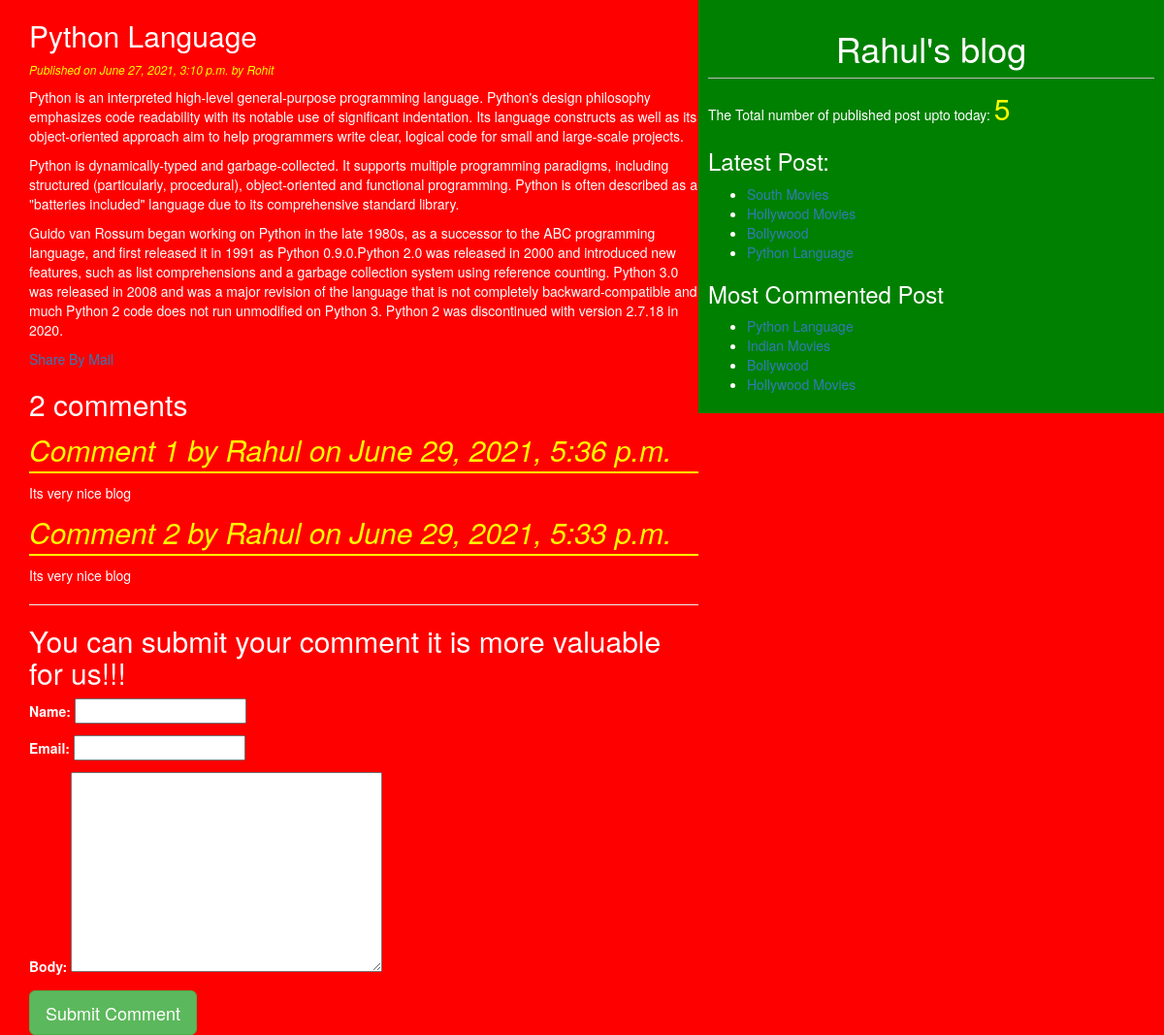
Page /2021/06/27/python-language/ on the committed database.
### blog/models.py (models this page shows, shortened)
class Post(models.Model):
    STATUS_CHOICES=(('draft','Draft'),('published','Published'))
    title=models.CharField(max_length=200)
    slug=models.SlugField(max_length=264,unique_for_date='publish')
    author=models.ForeignKey(User,on_delete=models.CASCADE,related_name='blog_posts')
    body=models.TextField()
    publish=models.DateTimeField(default=timezone.now)
    Created=models.DateTimeField(auto_now_add=True)
    Updated=models.DateTimeField(auto_now=True)
    status=models.CharField(max_length=10,choices=STATUS_CHOICES,default='draft')
    objects=CustomManager()
    tags=TaggableManager()
    class Meta:
        ordering=('-publish',)
    def get_absolute_url(self):
        return reverse('post_detail',args=[self.publish.year,self.publish.strftime('%m'),self.publish.strftime('%d'),self.slug])

class Comment(models.Model):
    post=models.ForeignKey(Post,on_delete=models.CASCADE,related_name='comments')
    name=models.CharField(max_length=32)
    email=models.EmailField()
    body=models.TextField()
    created=models.DateTimeField(auto_now_add=True)
    updated=models.DateTimeField(auto_now=True)
    active=models.BooleanField(default=True)
    class Meta:
        ordering=('-created',)

### blog/views.py (the view)
# urls.py: path('<int:year>/<int:month>/<int:day>/<slug:post>/', views.post_detail_view, name='post_detail'),
def post_detail_view(request,year,month,day,post):
    post=get_object_or_404(Post,slug=post,
                           status='published',
                           publish__year=year,
                           publish__month=month,
                           publish__day=day)
    comments=post.comments.filter(active=True)
    csubmit=False
    if request.method=='POST':
        form=CommentForm(request.POST)
        if form.is_valid():
            print('hello')
            new_comment=form.save(commit=False)
            print('hello')
            new_comment.post=post
            new_comment.save()
            csubmit=True
    else:
        form=CommentForm()
    return render(request,'blog/postdetail.html',{'post':post,'form':form,'comments':comments,'csubmit':csubmit})

### blog/forms.py
class CommentForm(forms.ModelForm):
    class Meta:
        model=Comment
        fields=('name','email','body')

### blog/models.py (called while the page is built)
    def get_queryset(self):
        return super().get_queryset().filter(status='published')

### blog/templatetags/custom_tag.py (called while the page is built)
@register.simple_tag
def total_posts():
    return Post.objects.count()

@register.inclusion_tag('blog/latest_post.html')
def show_latest_post(count=4):
    latest_post= Post.objects.all().order_by('-publish')[:count]
    return {'latest_post':latest_post}

@register.simple_tag
def get_most_commented_post(count=5):
    return Post.objects.annotate(total_comments=Count('comments')).order_by('-total_comments')[:count]

### template/blog/postdetail.html (shortened to what this page needs)
{%extends "blog/base.html"%}
    {%block content%}
          <h2>{{post.title}}</h2>
          <p id="date">Published on {{post.publish}} by {{post.author|title}}</p>
           {{post.body|linebreaks}}
           <a href="../../../../../{{post.id}}/share">Share By Mail</a>
           {%with comments.count as comments_count%}
              <h2>{{comments_count}} comment{{comments_count|pluralize}}</h2>
           {%endwith%}
           {%if comments%}
               {%for comment in comments%}
                 <p id="ch">Comment {{forloop.counter}} by {{comment.name}} on {{comment.created}}</p>
                 <div class="cb">
                   {{comment.body|linebreaks}}
                 </div>
               {%endfor%}
               <hr>
           {%else%}
              <p>There is no comment yet!!!</p>
           {%endif%}
          {%if csubmit%}
               <h2>Your comment added successfully</h2>
          {%else%}
               <h2>You can submit your comment it is more valuable for us!!!</h2>
                     <form  method="post">
                       {{form.as_p}}
                     <input type="submit" class='btn btn-success btn-lg' value="Submit Comment">
                     </form>
          {%endif%}
    {%endblock%}

### template/blog/base.html (shortened to what this page needs)
<!DOCTYPE html>
{%load custom_tag%}
{%load static%}
<html lang="en" dir="ltr">
  <head>
    <link rel="stylesheet" href="https://maxcdn.bootstrapcdn.com/bootstrap/3.3.7/css/bootstrap.min.css">
    <link rel="stylesheet" href="{%static "css/blog.css"%}">
  </head>
  <body>
    <div class="content">
      {%block content%}{%endblock%}
    </div>
    <div class="sidebar">
      <h1>Rahul's blog</h1>
      <p>The Total number of published post upto today: <span id='pcount'>{%total_posts%}</span></p>
      <h3>Latest Post:</h3>{%show_latest_post 4%}
      <h3>Most Commented Post</h3>
      {%get_most_commented_post 4 as most_commented_post%}
      <ul>
        {%for post in most_commented_post%}
          <li><a href="{{post.get_absolute_url}}">{{post.title}}</a></li>
        {%endfor%}
      </ul>
    </div>
  </body>
</html>

### template/blog/latest_post.html
<ul>
  {%for post in latest_post%}
  <li><a href="{{post.get_absolute_url}}">{{post.title}}</a></li>
  {%endfor%}
</ul>

### static/css/blog.css (style rules this page uses)
.content { width:60%; float:left; padding:0 0 0 30px; background:red; height:100%; }
.sidebar { width:40%; float:right; padding:10px; background:green; height:100%; }
h1 { text-align: center; border-bottom: 1px solid #bbb; padding-bottom: 10px; }
body { color: white; background: red; }
#date { color: yellow; font-size: 12px; font-style: italic; }
#ch { color:yellow; font-size: 30px; font-style: italic; border-bottom: 2px solid yellow; }
#pcount { color:yellow; font-size: 30px; }

### rows in the picture
Post: title "Python Language", publish "June 27, 2021, 3:10 p.m.", author "Rohit", body "Python is an interpreted high-level general-purpose programming language. Python's design philosophy emphasizes code readability with its notable use of significant indentation. Its language constructs as well as its object-oriented approach aim to help programmers write clear, logical code for small and large-scale projects. Python is dynamically-typed and garbage-collected. It supports multiple programming paradigms, including structured (particularly, procedural), object-oriented and functional programming. Python is often described as a \"batteries included\" language due to its comprehensive standard library. Guido van Rossum began working on Python in the late 1980s, as a successor to…"
Comment: name "Rahul", created "June 29, 2021, 5:36 p.m.", body "Its very nice blog"
Comment: name "Rahul", created "June 29, 2021, 5:33 p.m.", body "Its very nice blog"
Post: title "South Movies"
Post: title "Hollywood Movies"
Post: title "Bollywood"
Post: title "Indian Movies"

### other values in the picture
{{ comments_count }} "2"
